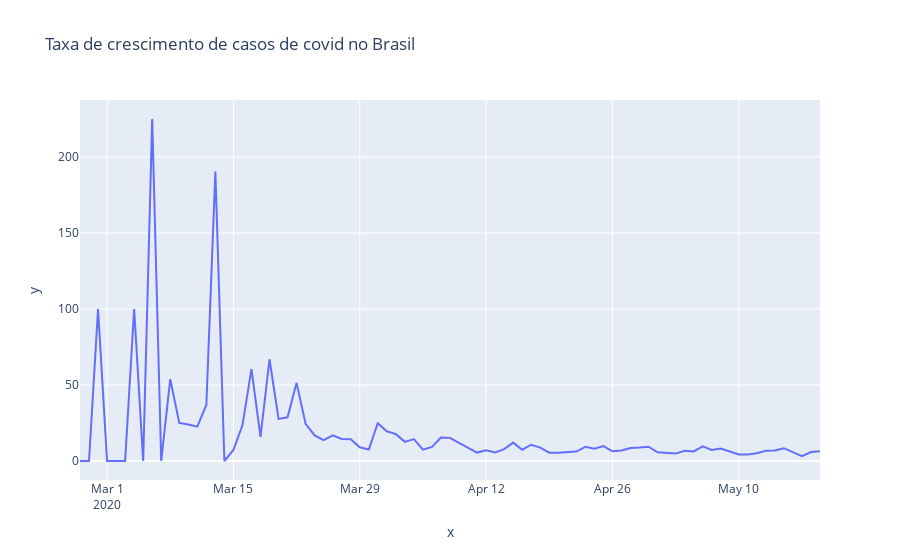

The code cell stored with this chart in its notebook:
### Code cell
primeiro_dia = brasil.observationdate.loc[brasil.confirmed > 0].min()


#date_range faz um vetor de dias
px.line(x=pd.date_range(primeiro_dia, brasil.observationdate.max())[1:],
y=tx_dia, title = 'Taxa de crescimento de casos de covid no Brasil')
